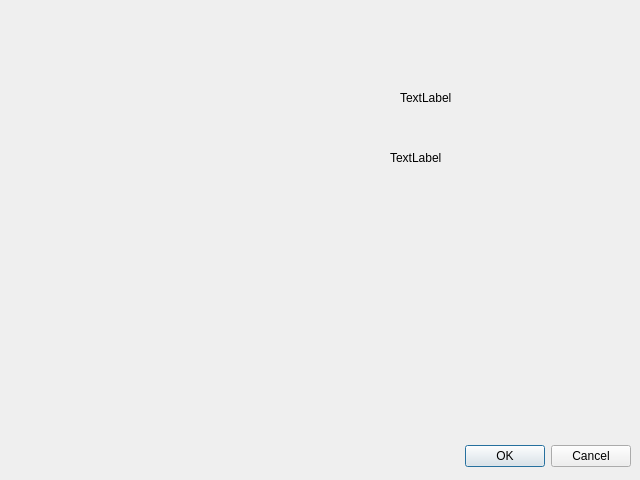
<?xml version="1.0" encoding="UTF-8"?>
<ui version="4.0">
 <class>Serial_UI</class>
 <widget class="QDialog" name="Serial_UI">
  <property name="geometry">
   <rect>
    <x>0</x>
    <y>0</y>
    <width>640</width>
    <height>480</height>
   </rect>
  </property>
  <property name="windowTitle">
   <string>Dialog</string>
  </property>
  <widget class="QDialogButtonBox" name="buttonBox">
   <property name="geometry">
    <rect>
     <x>10</x>
     <y>440</y>
     <width>621</width>
     <height>32</height>
    </rect>
   </property>
   <property name="orientation">
    <enum>Qt::Horizontal</enum>
   </property>
   <property name="standardButtons">
    <set>QDialogButtonBox::Cancel|QDialogButtonBox::Ok</set>
   </property>
  </widget>
  <widget class="QLabel" name="label">
   <property name="geometry">
    <rect>
     <x>400</x>
     <y>90</y>
     <width>68</width>
     <height>15</height>
    </rect>
   </property>
   <property name="text">
    <string>TextLabel</string>
   </property>
  </widget>
  <widget class="QLabel" name="label_2">
   <property name="geometry">
    <rect>
     <x>390</x>
     <y>150</y>
     <width>68</width>
     <height>15</height>
    </rect>
   </property>
   <property name="text">
    <string>TextLabel</string>
   </property>
  </widget>
 </widget>
 <resources/>
 <connections>
  <connection>
   <sender>buttonBox</sender>
   <signal>accepted()</signal>
   <receiver>Serial_UI</receiver>
   <slot>accept()</slot>
   <hints>
    <hint type="sourcelabel">
     <x>248</x>
     <y>254</y>
    </hint>
    <hint type="destinationlabel">
     <x>157</x>
     <y>274</y>
    </hint>
   </hints>
  </connection>
  <connection>
   <sender>buttonBox</sender>
   <signal>rejected()</signal>
   <receiver>Serial_UI</receiver>
   <slot>reject()</slot>
   <hints>
    <hint type="sourcelabel">
     <x>316</x>
     <y>260</y>
    </hint>
    <hint type="destinationlabel">
     <x>286</x>
     <y>274</y>
    </hint>
   </hints>
  </connection>
 </connections>
</ui>
